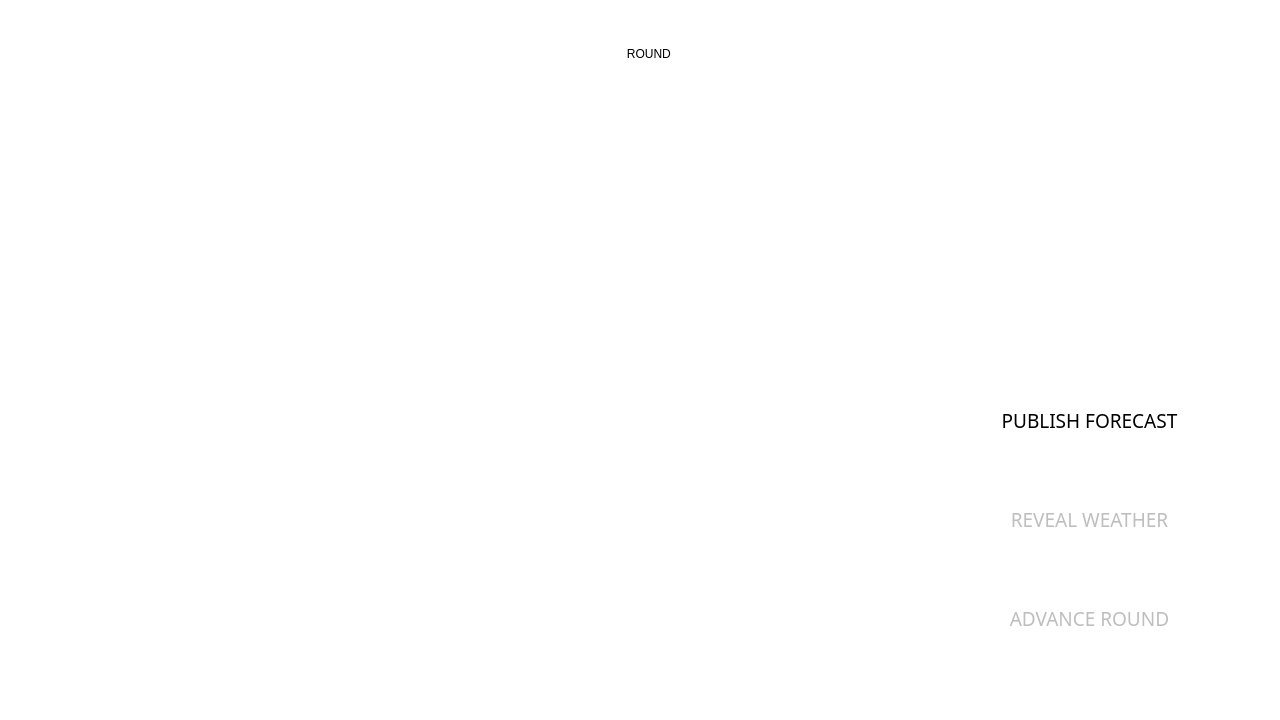
<?xml version="1.0" encoding="UTF-8"?>
<ui version="4.0">
 <class>Form</class>
 <widget class="QWidget" name="Form">
  <property name="geometry">
   <rect>
    <x>0</x>
    <y>0</y>
    <width>1280</width>
    <height>720</height>
   </rect>
  </property>
  <property name="minimumSize">
   <size>
    <width>1280</width>
    <height>720</height>
   </size>
  </property>
  <property name="windowTitle">
   <string>Form</string>
  </property>
  <property name="styleSheet">
   <string notr="true">background-color: rgb(255, 255, 255);</string>
  </property>
  <widget class="QLabel" name="round_label">
   <property name="geometry">
    <rect>
     <x>500</x>
     <y>20</y>
     <width>301</width>
     <height>67</height>
    </rect>
   </property>
   <property name="styleSheet">
    <string notr="true">font: 24pt &quot;Righteous&quot;;
background-color: rgb(255, 255, 255);
background-image: url(../assets/round_label.png);</string>
   </property>
   <property name="text">
    <string>ROUND </string>
   </property>
   <property name="alignment">
    <set>Qt::AlignCenter</set>
   </property>
  </widget>
  <widget class="QPushButton" name="forecast_button">
   <property name="enabled">
    <bool>true</bool>
   </property>
   <property name="geometry">
    <rect>
     <x>955</x>
     <y>395</y>
     <width>269</width>
     <height>51</height>
    </rect>
   </property>
   <property name="font">
    <font>
     <family>Righteous</family>
     <pointsize>14</pointsize>
     <kerning>true</kerning>
    </font>
   </property>
   <property name="layoutDirection">
    <enum>Qt::LeftToRight</enum>
   </property>
   <property name="autoFillBackground">
    <bool>false</bool>
   </property>
   <property name="styleSheet">
    <string notr="true">QPushButton{
background-image: url(../assets/buttonNormal.png);
border: none;
}

QPushButton::pressed{
background-image: url(../assets/buttonPressed.png);
border: none;
}
</string>
   </property>
   <property name="text">
    <string>PUBLISH FORECAST</string>
   </property>
   <property name="autoDefault">
    <bool>false</bool>
   </property>
   <property name="default">
    <bool>false</bool>
   </property>
   <property name="flat">
    <bool>false</bool>
   </property>
  </widget>
  <widget class="QPushButton" name="reveal_weather_button">
   <property name="enabled">
    <bool>false</bool>
   </property>
   <property name="geometry">
    <rect>
     <x>955</x>
     <y>494</y>
     <width>269</width>
     <height>51</height>
    </rect>
   </property>
   <property name="font">
    <font>
     <family>Righteous</family>
     <pointsize>14</pointsize>
     <kerning>true</kerning>
    </font>
   </property>
   <property name="layoutDirection">
    <enum>Qt::LeftToRight</enum>
   </property>
   <property name="autoFillBackground">
    <bool>false</bool>
   </property>
   <property name="styleSheet">
    <string notr="true">QPushButton{
background-image: url(../assets/buttonNormal.png);
border: none;
}

QPushButton::pressed{
background-image: url(../assets/buttonPressed.png);
border: none;
}
</string>
   </property>
   <property name="text">
    <string>REVEAL WEATHER</string>
   </property>
   <property name="autoDefault">
    <bool>false</bool>
   </property>
   <property name="default">
    <bool>false</bool>
   </property>
   <property name="flat">
    <bool>false</bool>
   </property>
  </widget>
  <widget class="QPushButton" name="advance_round_button">
   <property name="enabled">
    <bool>false</bool>
   </property>
   <property name="geometry">
    <rect>
     <x>955</x>
     <y>593</y>
     <width>269</width>
     <height>51</height>
    </rect>
   </property>
   <property name="font">
    <font>
     <family>Righteous</family>
     <pointsize>14</pointsize>
     <kerning>true</kerning>
    </font>
   </property>
   <property name="layoutDirection">
    <enum>Qt::LeftToRight</enum>
   </property>
   <property name="autoFillBackground">
    <bool>false</bool>
   </property>
   <property name="styleSheet">
    <string notr="true">QPushButton{
background-image: url(../assets/buttonNormal.png);
border: none;
}

QPushButton::pressed{
background-image: url(../assets/buttonPressed.png);
border: none;
}
</string>
   </property>
   <property name="text">
    <string>ADVANCE ROUND</string>
   </property>
   <property name="autoDefault">
    <bool>false</bool>
   </property>
   <property name="default">
    <bool>false</bool>
   </property>
   <property name="flat">
    <bool>false</bool>
   </property>
  </widget>
  <widget class="QLabel" name="instruction_title">
   <property name="geometry">
    <rect>
     <x>121</x>
     <y>186</y>
     <width>726</width>
     <height>58</height>
    </rect>
   </property>
   <property name="font">
    <font>
     <family>Righteous</family>
     <pointsize>22</pointsize>
    </font>
   </property>
   <property name="styleSheet">
    <string notr="true">border-radius: 24px;
background-image: url(../assets/main_text_title.png);</string>
   </property>
   <property name="text">
    <string/>
   </property>
   <property name="alignment">
    <set>Qt::AlignCenter</set>
   </property>
   <property name="wordWrap">
    <bool>true</bool>
   </property>
  </widget>
  <widget class="QListWidget" name="forecast_list">
   <property name="geometry">
    <rect>
     <x>927</x>
     <y>145</y>
     <width>322</width>
     <height>238</height>
    </rect>
   </property>
   <property name="font">
    <font>
     <family>Righteous</family>
     <pointsize>14</pointsize>
    </font>
   </property>
   <property name="layoutDirection">
    <enum>Qt::LeftToRight</enum>
   </property>
   <property name="styleSheet">
    <string notr="true">padding-top: 32px;
padding-left: 30px;
background-image: url(../assets/forecast_list_bg.png);
border: none;
</string>
   </property>
   <property name="autoScrollMargin">
    <number>11</number>
   </property>
   <property name="selectionMode">
    <enum>QAbstractItemView::MultiSelection</enum>
   </property>
   <property name="isWrapping" stdset="0">
    <bool>true</bool>
   </property>
   <property name="layoutMode">
    <enum>QListView::SinglePass</enum>
   </property>
   <property name="spacing">
    <number>0</number>
   </property>
   <property name="viewMode">
    <enum>QListView::ListMode</enum>
   </property>
   <property name="wordWrap">
    <bool>false</bool>
   </property>
   <property name="sortingEnabled">
    <bool>true</bool>
   </property>
  </widget>
  <widget class="QLabel" name="main_text_container">
   <property name="geometry">
    <rect>
     <x>76</x>
     <y>145</y>
     <width>809</width>
     <height>503</height>
    </rect>
   </property>
   <property name="font">
    <font>
     <family>Righteous</family>
     <pointsize>25</pointsize>
    </font>
   </property>
   <property name="styleSheet">
    <string notr="true">border: none;
border-radius: 10px;
background-image: url(../assets/main_text_bg.png);</string>
   </property>
   <property name="text">
    <string/>
   </property>
   <property name="alignment">
    <set>Qt::AlignCenter</set>
   </property>
   <property name="wordWrap">
    <bool>true</bool>
   </property>
  </widget>
  <widget class="QLabel" name="instruction_label">
   <property name="geometry">
    <rect>
     <x>121</x>
     <y>266</y>
     <width>727</width>
     <height>354</height>
    </rect>
   </property>
   <property name="font">
    <font>
     <family>Righteous</family>
     <pointsize>16</pointsize>
    </font>
   </property>
   <property name="styleSheet">
    <string notr="true">padding-left: 15px;
border-radius: 24px;
background-image: url(../assets/main_text_content.png);
</string>
   </property>
   <property name="text">
    <string>&lt;html&gt;&lt;head/&gt;&lt;body&gt;&lt;p&gt;&lt;br/&gt;&lt;/p&gt;&lt;/body&gt;&lt;/html&gt;</string>
   </property>
   <property name="textFormat">
    <enum>Qt::RichText</enum>
   </property>
   <property name="scaledContents">
    <bool>true</bool>
   </property>
   <property name="alignment">
    <set>Qt::AlignLeading|Qt::AlignLeft|Qt::AlignVCenter</set>
   </property>
   <property name="wordWrap">
    <bool>true</bool>
   </property>
  </widget>
  <zorder>round_label</zorder>
  <zorder>forecast_button</zorder>
  <zorder>reveal_weather_button</zorder>
  <zorder>advance_round_button</zorder>
  <zorder>forecast_list</zorder>
  <zorder>main_text_container</zorder>
  <zorder>instruction_title</zorder>
  <zorder>instruction_label</zorder>
 </widget>
 <resources>
  <include location="../../assets/main_app.qrc"/>
 </resources>
 <connections/>
</ui>
